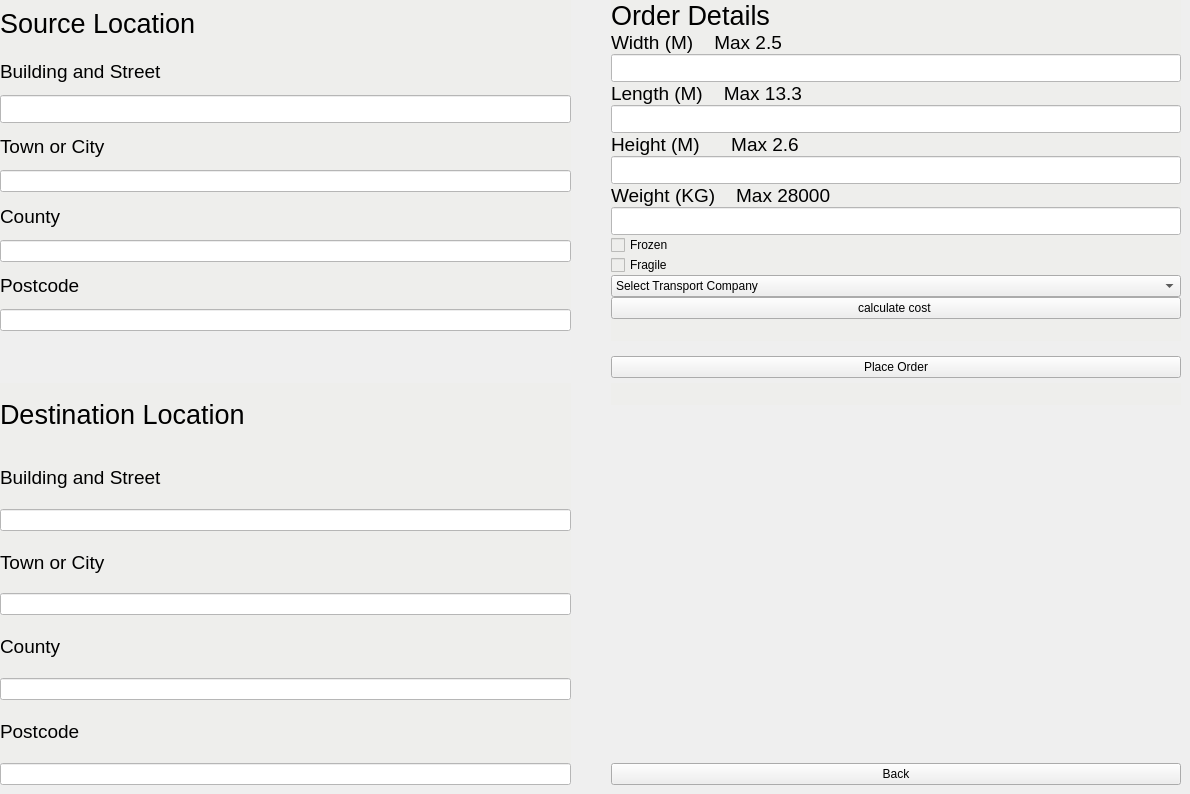
      <widget class="QWidget" name="OrderCreation">
       <widget class="QWidget" name="gridLayoutWidget">
        <property name="geometry">
         <rect>
          <x>0</x>
          <y>0</y>
          <width>1181</width>
          <height>785</height>
         </rect>
        </property>
        <layout class="QGridLayout" name="gridLayout" rowstretch="0,0,0,0,0,0,0,0,0,0,0,0,0,0,0,0,0,0,0" columnstretch="0,0,0,0">
         <property name="horizontalSpacing">
          <number>40</number>
         </property>
         <property name="verticalSpacing">
          <number>5</number>
         </property>
         <item row="3" column="0">
          <layout class="QVBoxLayout" name="sourceLayout">
           <property name="bottomMargin">
            <number>20</number>
           </property>
           <item>
            <widget class="QLabel" name="SLlabel">
             <property name="font">
              <font>
               <pointsize>20</pointsize>
              </font>
             </property>
             <property name="styleSheet">
              <string notr="true">background:rgb(238, 238, 236);</string>
             </property>
             <property name="text">
              <string>Source Location</string>
             </property>
            </widget>
           </item>
           <item>
            <widget class="QLabel" name="SLbuildingandstreet">
             <property name="font">
              <font>
               <pointsize>14</pointsize>
              </font>
             </property>
             <property name="styleSheet">
              <string notr="true">background:rgb(238, 238, 236);</string>
             </property>
             <property name="text">
              <string>Building and Street</string>
             </property>
            </widget>
           </item>
           <item>
            <widget class="QLineEdit" name="buildingandstreetSL">
             <property name="font">
              <font>
               <pointsize>13</pointsize>
              </font>
             </property>
             <property name="styleSheet">
              <string notr="true">background:rgb(255, 255, 255);</string>
             </property>
             <property name="text">
              <string/>
             </property>
            </widget>
           </item>
           <item>
            <widget class="QLabel" name="SLtownorcityLabel">
             <property name="font">
              <font>
               <pointsize>14</pointsize>
              </font>
             </property>
             <property name="styleSheet">
              <string notr="true">background:rgb(238, 238, 236);</string>
             </property>
             <property name="text">
              <string>Town or City</string>
             </property>
            </widget>
           </item>
           <item>
            <widget class="QLineEdit" name="townorcitySL">
             <property name="styleSheet">
              <string notr="true">background:rgb(255, 255, 255);</string>
             </property>
            </widget>
           </item>
           <item>
            <widget class="QLabel" name="SLcountyLabel">
             <property name="font">
              <font>
               <pointsize>14</pointsize>
              </font>
             </property>
             <property name="styleSheet">
              <string notr="true">background:rgb(238, 238, 236);</string>
             </property>
             <property name="text">
              <string>County</string>
             </property>
            </widget>
           </item>
           <item>
            <widget class="QLineEdit" name="countySL">
             <property name="styleSheet">
              <string notr="true">background:rgb(255, 255, 255);</string>
             </property>
            </widget>
           </item>
           <item>
            <widget class="QLabel" name="SLpostcodeLabel">
             <property name="font">
              <font>
               <pointsize>14</pointsize>
              </font>
             </property>
             <property name="styleSheet">
              <string notr="true">background:rgb(238, 238, 236);</string>
             </property>
             <property name="text">
              <string>Postcode</string>
             </property>
            </widget>
           </item>
           <item>
            <widget class="QLineEdit" name="postcodeSL">
             <property name="styleSheet">
              <string notr="true">background:rgb(255, 255, 255);</string>
             </property>
            </widget>
           </item>
          </layout>
         </item>
         <item row="3" column="1">
          <layout class="QVBoxLayout" name="orderLayout">
           <property name="bottomMargin">
            <number>10</number>
           </property>
           <item>
            <widget class="QLabel" name="numberandstreetLabel_9">
             <property name="font">
              <font>
               <pointsize>20</pointsize>
              </font>
             </property>
             <property name="styleSheet">
              <string notr="true">background:rgb(238, 238, 236);</string>
             </property>
             <property name="text">
              <string>Order Details</string>
             </property>
            </widget>
           </item>
           <item>
            <widget class="QLabel" name="widthlabel">
             <property name="font">
              <font>
               <pointsize>14</pointsize>
              </font>
             </property>
             <property name="styleSheet">
              <string notr="true">background:rgb(238, 238, 236);</string>
             </property>
             <property name="text">
              <string>Width (M)    Max 2.5</string>
             </property>
            </widget>
           </item>
           <item>
            <widget class="QLineEdit" name="width">
             <property name="font">
              <font>
               <pointsize>13</pointsize>
              </font>
             </property>
             <property name="styleSheet">
              <string notr="true">background:rgb(255, 255, 255);</string>
             </property>
             <property name="text">
              <string/>
             </property>
            </widget>
           </item>
           <item>
            <widget class="QLabel" name="lengthlabel">
             <property name="font">
              <font>
               <pointsize>14</pointsize>
              </font>
             </property>
             <property name="styleSheet">
              <string notr="true">background:rgb(238, 238, 236);</string>
             </property>
             <property name="text">
              <string>Length (M)    Max 13.3</string>
             </property>
            </widget>
           </item>
           <item>
            <widget class="QLineEdit" name="length">
             <property name="font">
              <font>
               <pointsize>13</pointsize>
              </font>
             </property>
             <property name="styleSheet">
              <string notr="true">background:rgb(255, 255, 255);</string>
             </property>
             <property name="text">
              <string/>
             </property>
            </widget>
           </item>
           <item>
            <widget class="QLabel" name="heightlabel">
             <property name="font">
              <font>
               <pointsize>14</pointsize>
              </font>
             </property>
             <property name="styleSheet">
              <string notr="true">background:rgb(238, 238, 236);</string>
             </property>
             <property name="text">
              <string>Height (M)      Max 2.6</string>
             </property>
            </widget>
           </item>
           <item>
            <widget class="QLineEdit" name="height">
             <property name="font">
              <font>
               <pointsize>13</pointsize>
              </font>
             </property>
             <property name="styleSheet">
              <string notr="true">background:rgb(255, 255, 255);</string>
             </property>
             <property name="text">
              <string/>
             </property>
            </widget>
           </item>
           <item>
            <widget class="QLabel" name="weightlabel">
             <property name="font">
              <font>
               <pointsize>14</pointsize>
              </font>
             </property>
             <property name="styleSheet">
              <string notr="true">background:rgb(238, 238, 236);</string>
             </property>
             <property name="text">
              <string>Weight (KG)    Max 28000</string>
             </property>
            </widget>
           </item>
           <item>
            <widget class="QLineEdit" name="weight">
             <property name="font">
              <font>
               <pointsize>13</pointsize>
              </font>
             </property>
             <property name="styleSheet">
              <string notr="true">background:rgb(255, 255, 255);</string>
             </property>
             <property name="text">
              <string/>
             </property>
            </widget>
           </item>
           <item>
            <widget class="QCheckBox" name="frozen">
             <property name="styleSheet">
              <string notr="true">background:rgb(238, 238, 236);</string>
             </property>
             <property name="text">
              <string>Frozen</string>
             </property>
            </widget>
           </item>
           <item>
            <widget class="QCheckBox" name="fragile">
             <property name="styleSheet">
              <string notr="true">background:rgb(238, 238, 236);</string>
             </property>
             <property name="text">
              <string>Fragile</string>
             </property>
            </widget>
           </item>
           <item>
            <widget class="QComboBox" name="TCComboBox">
             <item>
              <property name="text">
               <string>Select Transport Company</string>
              </property>
             </item>
            </widget>
           </item>
           <item>
            <widget class="QPushButton" name="calculateCost">
             <property name="text">
              <string>calculate cost </string>
             </property>
            </widget>
           </item>
           <item>
            <widget class="QLabel" name="costOutput">
             <property name="font">
              <font>
               <pointsize>14</pointsize>
              </font>
             </property>
             <property name="styleSheet">
              <string notr="true">background:rgb(238, 238, 236);</string>
             </property>
             <property name="text">
              <string/>
             </property>
            </widget>
           </item>
          </layout>
         </item>
         <item row="18" column="3">
          <layout class="QVBoxLayout" name="costLayout">
           <property name="topMargin">
            <number>20</number>
           </property>
           <property name="bottomMargin">
            <number>100</number>
           </property>
          </layout>
         </item>
         <item row="3" column="2">
          <layout class="QVBoxLayout" name="verticalLayout_12"/>
         </item>
         <item row="18" column="0">
          <layout class="QVBoxLayout" name="destinationLayout">
           <item>
            <widget class="QLabel" name="DLlabel">
             <property name="font">
              <font>
               <pointsize>20</pointsize>
              </font>
             </property>
             <property name="styleSheet">
              <string notr="true">background:rgb(238, 238, 236);</string>
             </property>
             <property name="text">
              <string>Destination Location</string>
             </property>
            </widget>
           </item>
           <item>
            <widget class="QLabel" name="DLbuildingandstreetLabel">
             <property name="font">
              <font>
               <pointsize>14</pointsize>
              </font>
             </property>
             <property name="styleSheet">
              <string notr="true">background:rgb(238, 238, 236);</string>
             </property>
             <property name="text">
              <string>Building and Street</string>
             </property>
            </widget>
           </item>
           <item>
            <widget class="QLineEdit" name="buildingandstreetDL">
             <property name="styleSheet">
              <string notr="true">background:rgb(255, 255, 255);</string>
             </property>
            </widget>
           </item>
           <item>
            <widget class="QLabel" name="DLtownorcityLabel">
             <property name="font">
              <font>
               <pointsize>14</pointsize>
              </font>
             </property>
             <property name="styleSheet">
              <string notr="true">background:rgb(238, 238, 236);</string>
             </property>
             <property name="text">
              <string>Town or City</string>
             </property>
            </widget>
           </item>
           <item>
            <widget class="QLineEdit" name="townorcityDL">
             <property name="styleSheet">
              <string notr="true">background:rgb(255, 255, 255);</string>
             </property>
            </widget>
           </item>
           <item>
            <widget class="QLabel" name="DLcountyLabel">
             <property name="font">
              <font>
               <pointsize>14</pointsize>
              </font>
             </property>
             <property name="styleSheet">
              <string notr="true">background:rgb(238, 238, 236);</string>
             </property>
             <property name="text">
              <string>County</string>
             </property>
            </widget>
           </item>
           <item>
            <widget class="QLineEdit" name="countyDL">
             <property name="styleSheet">
              <string notr="true">background:rgb(255, 255, 255);</string>
             </property>
            </widget>
           </item>
           <item>
            <widget class="QLabel" name="DLpostcodeLabel_2">
             <property name="font">
              <font>
               <pointsize>14</pointsize>
              </font>
             </property>
             <property name="styleSheet">
              <string notr="true">background:rgb(238, 238, 236);</string>
             </property>
             <property name="text">
              <string>Postcode</string>
             </property>
            </widget>
           </item>
           <item>
            <widget class="QLineEdit" name="postcodeDL">
             <property name="styleSheet">
              <string notr="true">background:rgb(255, 255, 255);</string>
             </property>
            </widget>
           </item>
          </layout>
         </item>
         <item row="4" column="1">
          <widget class="QPushButton" name="createOrderBTN">
           <property name="text">
            <string>Place Order</string>
           </property>
          </widget>
         </item>
         <item row="18" column="1">
          <layout class="QVBoxLayout" name="verticalLayout_13">
           <item>
            <widget class="QLabel" name="placeorderOutput">
             <property name="font">
              <font>
               <pointsize>14</pointsize>
              </font>
             </property>
             <property name="styleSheet">
              <string notr="true">background:rgb(238, 238, 236);</string>
             </property>
             <property name="text">
              <string/>
             </property>
            </widget>
           </item>
           <item>
            <spacer name="verticalSpacer_3">
             <property name="orientation">
              <enum>Qt::Vertical</enum>
             </property>
             <property name="sizeHint" stdset="0">
              <size>
               <width>20</width>
               <height>40</height>
              </size>
             </property>
            </spacer>
           </item>
           <item>
            <widget class="QPushButton" name="OrderBack">
             <property name="text">
              <string>Back</string>
             </property>
            </widget>
           </item>
          </layout>
         </item>
        </layout>
       </widget>
      </widget>
